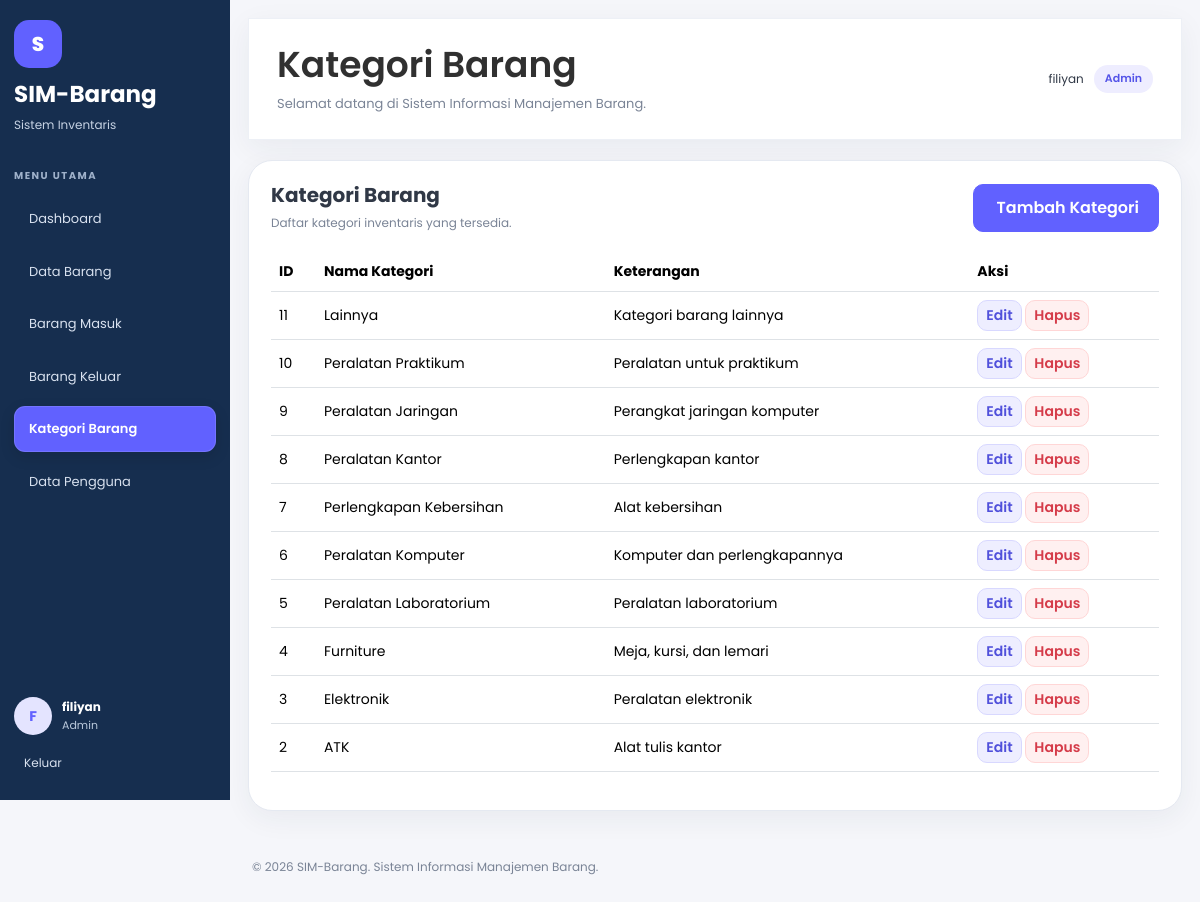
Screenshot of /index.php?page=kategori (signed in) with the database file from the repository.
### tables this page shows
CREATE TABLE `kategori` (
  `id_kategori` int NOT NULL,
  `nama_kategori` varchar(255) NOT NULL,
  `keterangan` varchar(255) NOT NULL
);

### pages/kategori.php (the view, shortened to what this page needs)
<?php
$kategoriList = $pdo->query(
    'SELECT id_kategori, nama_kategori, keterangan
     FROM kategori
     ORDER BY id_kategori DESC'
)->fetchAll(PDO::FETCH_ASSOC);
$role = strtolower((string) ($_SESSION['role'] ?? 'user'));
$isAdmin = $role === 'admin';
?>
<section class="content-card">
    <div class="section-heading">
        <div>
            <h2>Kategori Barang</h2>
            <p>Daftar kategori inventaris yang tersedia.</p>
        </div>
        <button type="button" class="btn btn-primary" data-bs-toggle="modal" data-bs-target="#modalTambahKategori">
            <i class="bi bi-plus-circle me-1"></i> Tambah Kategori
        </button>
    </div>
    <div class="table-responsive">
        <table class="table align-middle" id="tabel-kategori">
            <thead>
                <tr>
                    <th>ID</th>
                    <th>Nama Kategori</th>
                    <th>Keterangan</th>
                    <th>Aksi</th>
                </tr>
            </thead>
            <tbody>
                <?php foreach ($kategoriList as $row): ?>
                    <tr>
                        <td><?= (int) $row['id_kategori'] ?></td>
                        <td><?= h($row['nama_kategori']) ?></td>
                        <td><?= h($row['keterangan'] ?? '') ?></td>
                        <td>
                            <button type="button" class="btn btn-sm btn-edit"
                                    data-bs-toggle="modal" data-bs-target="#modalEditKategori"
                                    data-id="<?= (int) $row['id_kategori'] ?>"
                                    data-nama="<?= h($row['nama_kategori']) ?>"
                                    data-keterangan="<?= h($row['keterangan'] ?? '') ?>">
                                <i class="bi bi-pencil-square"></i> Edit
                            </button>
                            <?php if ($isAdmin): ?>
                                <form method="post" action="proseskategori.php" class="d-inline"
                                      onsubmit="return confirm('Yakin ingin menghapus kategori ini? Kategori yang masih dipakai barang tidak bisa dihapus.');">
                                    <button type="submit" class="btn btn-sm btn-delete">
                                        <i class="bi bi-trash"></i> Hapus
                                    </button>
                                </form>
                            <?php endif; ?>
                        </td>
                    </tr>
                <?php endforeach; ?>
            </tbody>
        </table>
    </div>
</section>

### index.php (shortened to what this page needs)
<?php
if (!function_exists('h')) {
    function h($value): string
    {
        return htmlspecialchars(
            (string) ($value ?? ''),
            ENT_QUOTES,
            'UTF-8'
        );
    }
}
$role = $_SESSION['role'];
$namaPengguna = $_SESSION['nama']
    ?? $_SESSION['username']
    ?? 'Pengguna';
$menuAdmin = [
    'dashboard'     => 'Dashboard',
    'barang'        => 'Data Barang',
    'barang_masuk'  => 'Barang Masuk',
    'barang_keluar' => 'Barang Keluar',
    'kategori'      => 'Kategori Barang',
    'users'         => 'Data Pengguna'
];
$menuUser = [
    'barang_masuk'  => 'Barang Masuk',
    'barang_keluar' => 'Barang Keluar'
];
$menu = ($role === 'Admin')
    ? $menuAdmin
    : $menuUser;
$halamanDefault = ($role === 'Admin')
    ? 'dashboard'
    : 'barang_masuk';
$page = $_GET['page'] ?? $halamanDefault;
$judul = $menu[$page];
$fileHalaman = __DIR__ . '/pages/' . $page . '.php';
?>
<!DOCTYPE html>
<html lang="id">
<head>
    <link
        href="https://cdn.jsdelivr.net/npm/bootstrap@5.3.3/dist/css/bootstrap.min.css"
        rel="stylesheet">
    <link rel="stylesheet" href="styles.css">
</head>
<body>
    <div class="app-layout">
        <aside class="sidebar">
            <div class="sidebar-brand">
                <div class="brand-icon">S</div>
                <div>
                    <h2>SIM-Barang</h2>
                    <small>Sistem Inventaris</small>
                </div>
            </div>
            <div class="sidebar-section-label">MENU UTAMA</div>
            <nav class="sidebar-nav">
                <?php foreach ($menu as $key => $label): ?>
                    <a
                        href="index.php?page=<?= h($key) ?>"
                        class="sidebar-link <?= $page === $key ? 'active' : '' ?>">
                        <span><?= h($label) ?></span>
                    </a>
                <?php endforeach; ?>
            </nav>
            <div class="sidebar-user">
                <div class="user-avatar">
                    <?= h(strtoupper(substr($namaPengguna, 0, 1))) ?>
                </div>
                <div class="user-info">
                    <strong><?= h($namaPengguna) ?></strong>
                    <small><?= h($role) ?></small>
                </div>
                <a
                    href="logout.php"
                    class="logout-link"
                    data-confirm-logout
                    title="Keluar">Keluar</a>
            </div>
        </aside>
        <div class="main-area">
            <header class="topbar">
                <div>
                    <h1><?= h($judul) ?></h1>
                    <p>Selamat datang di Sistem Informasi Manajemen Barang.</p>
                </div>
                <div class="topbar-user">
                    <span><?= h($namaPengguna) ?></span>
                    <span class="role-badge"><?= h($role) ?></span>
                </div>
            </header>
            <main class="main-content">
                <?php
                if (is_file($fileHalaman)) {
                    require $fileHalaman;
                } else {
                    echo '<div class="alert alert-warning">';
                    echo 'File halaman tidak ditemukan: ';
                    echo h('pages/' . $page . '.php');
                    echo '</div>';
                }
                ?>
            </main>
            <footer class="app-footer">
                <p>&copy; <?= date('Y') ?> SIM-Barang. Sistem Informasi Manajemen Barang.</p>
            </footer>
        </div>
    </div>
</body>
</html>

### rows the page displays
kategori: id_kategori "11", nama_kategori "Lainnya", keterangan "Kategori barang lainnya"
kategori: id_kategori "10", nama_kategori "Peralatan Praktikum", keterangan "Peralatan untuk praktikum"
kategori: id_kategori "9", nama_kategori "Peralatan Jaringan", keterangan "Perangkat jaringan komputer"
kategori: id_kategori "8", nama_kategori "Peralatan Kantor", keterangan "Perlengkapan kantor"
kategori: id_kategori "7", nama_kategori "Perlengkapan Kebersihan", keterangan "Alat kebersihan"
kategori: id_kategori "6", nama_kategori "Peralatan Komputer", keterangan "Komputer dan perlengkapannya"
kategori: id_kategori "5", nama_kategori "Peralatan Laboratorium", keterangan "Peralatan laboratorium"
kategori: id_kategori "4", nama_kategori "Furniture", keterangan "Meja, kursi, dan lemari"
kategori: id_kategori "3", nama_kategori "Elektronik", keterangan "Peralatan elektronik"
kategori: id_kategori "2", nama_kategori "ATK", keterangan "Alat tulis kantor"

### other values shown
$label "Dashboard"
$label "Data Barang"
$label "Barang Masuk"
$label "Barang Keluar"
$label "Kategori Barang"
$label "Data Pengguna"
substr($namaPengguna, 0, 1) "F"
$namaPengguna "filiyan"
$role "Admin"
$judul "Kategori Barang"
